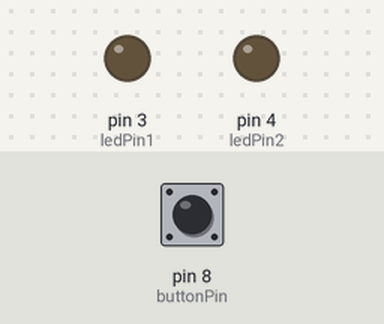
This sketch was run on a simulated Arduino Uno, built with avr-gcc and run on an emulated ATmega328P. Shown: output pins drawn as LEDs (lit = HIGH). The inputs (shaded band) are chosen by the test bench; at power-on: pin 8 (buttonPin) LOW.

Above: at 1.2 s.
1.3 s: pin 8 (buttonPin) pulled HIGH for 0.15 s
At 1.6 s:
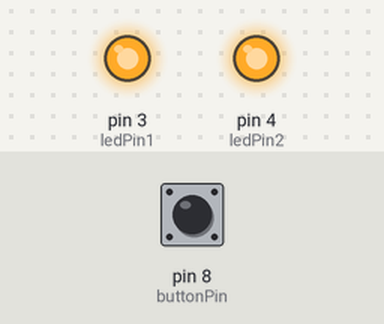
2.9 s: pin 8 (buttonPin) pulled HIGH for 1 s
At 4.0 s:
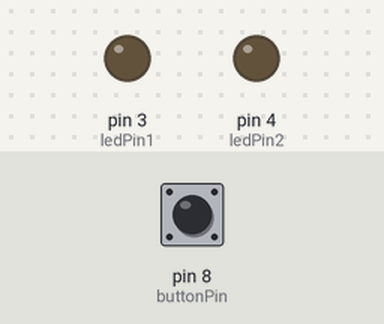
5.4 s: pin 8 (buttonPin) pulled HIGH for 3.2 s
At 5.9 s:
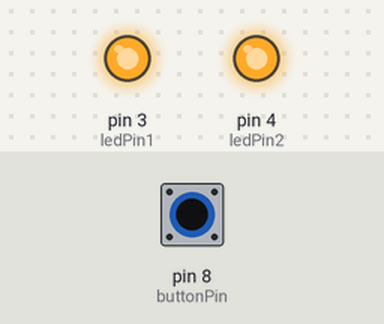
Timing chart, 0 to 8.4 s (numbered marks = the images above; inputs shaded):
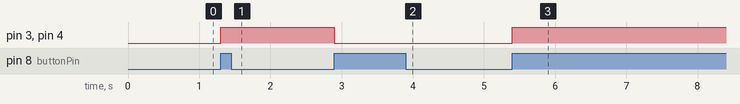

The sketch:

Button_and_lights_code.ino
```cpp
/* Code that works */
const int  buttonPin = 8;
const int ledPin1 = 3;
const int ledPin2 = 4;

int buttonPressCounter = 1;
int buttonState = 0;
int lastButtonState = 0;

void setup() {
  pinMode(buttonPin, INPUT);
  pinMode(ledPin1, OUTPUT);
  pinMode(ledPin2, OUTPUT);
  Serial.begin(9600);
}

void loop() {
  buttonState = digitalRead(buttonPin);       //Detects when the button is pressed

  if (buttonState != lastButtonState) {
    if (buttonState == HIGH) {
      buttonPressCounter ++;
  } else {
    delay(20);
  }

lastButtonState = buttonState;        // Sets our button state so when it loops again, it will switch to the opposite

if (buttonPressCounter % 2 == 0) {   // Keeps the current flowing when the button is pressed. Turns off after pressing again.
  digitalWrite(ledPin1, HIGH);
  digitalWrite(ledPin2, HIGH);
} else {
  digitalWrite(ledPin1, LOW);
  digitalWrite(ledPin2, LOW);

}

  }}
```

Measured:
- after the input at 1.3 s, pin 3 (ledPin1), pin 4 (ledPin2): LOW → HIGH at once
- after the input at 2.9 s, pin 3 (ledPin1), pin 4 (ledPin2): HIGH → LOW at once
- after the input at 5.4 s, pin 3 (ledPin1), pin 4 (ledPin2): LOW → HIGH at once
